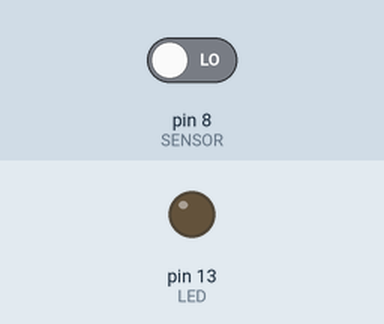
Simulated run of this sketch. Board: Arduino Uno, built with avr-gcc and run on an emulated ATmega328P. Parts: output pins drawn as LEDs (lit = HIGH). The test bench sets the inputs (shaded band); at power-on: pin 8 (SENSOR) LOW.

Above: at 1.2 s.
1.3 s: pin 8 (SENSOR) driven HIGH
At 2.1 s:
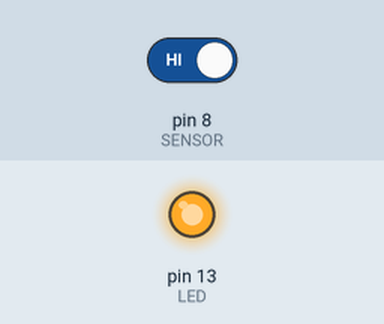
2.8 s: pin 8 (SENSOR) driven LOW
At 3.2 s:
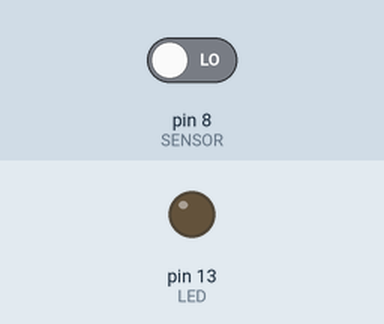
Timing chart, 0 to 5.8 s (numbered marks = the images above; inputs shaded):
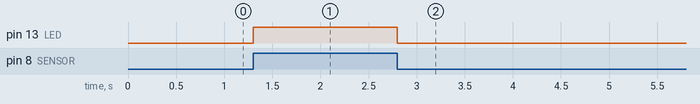

Measured:
- after the input at 1.3 s, pin 13 (LED): LOW → HIGH at once
- after the input at 2.8 s, pin 13 (LED): HIGH → LOW at once

The sketch:

motionSensor.ino
```cpp
#define LED 13
#define SENSOR 8

void setup() {
  Serial.begin(9600);
  pinMode(LED, OUTPUT);
  pinMode(SENSOR, INPUT);

}

void loop() {

  if(digitalRead(SENSOR)==1){ //if there is any motion
    digitalWrite(LED, 1); //led is HIGH
  }
  else{
    digitalWrite(LED, 0);
  }

}
```
